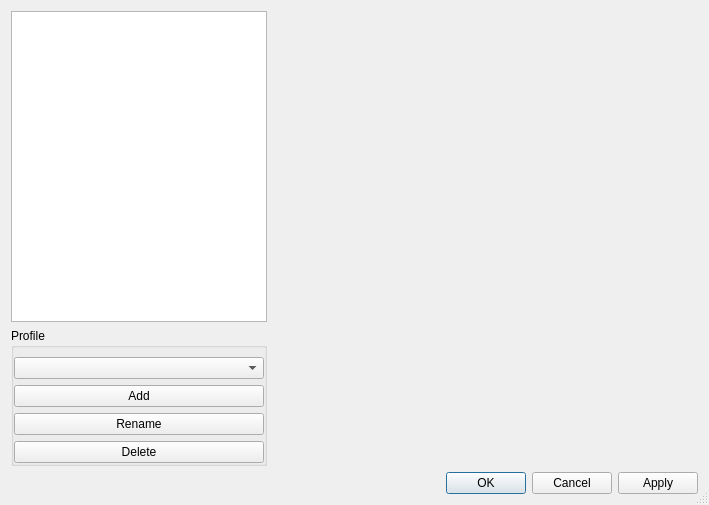
<?xml version="1.0" encoding="UTF-8"?>
<ui version="4.0">
 <class>ConfigDialog</class>
 <widget class="QDialog" name="ConfigDialog">
  <property name="geometry">
   <rect>
    <x>0</x>
    <y>0</y>
    <width>709</width>
    <height>505</height>
   </rect>
  </property>
  <property name="windowTitle">
   <string>Mumble Configuration</string>
  </property>
  <property name="sizeGripEnabled">
   <bool>true</bool>
  </property>
  <layout class="QGridLayout" name="gridLayout">
   <item row="0" column="0">
    <widget class="QListWidget" name="qlwIcons">
     <property name="sizePolicy">
      <sizepolicy hsizetype="Minimum" vsizetype="Expanding">
       <horstretch>0</horstretch>
       <verstretch>0</verstretch>
      </sizepolicy>
     </property>
     <property name="accessibleName">
      <string>Configuration categories</string>
     </property>
     <property name="iconSize">
      <size>
       <width>24</width>
       <height>24</height>
      </size>
     </property>
     <property name="resizeMode">
      <enum>QListView::ResizeMode::Adjust</enum>
     </property>
     <property name="layoutMode">
      <enum>QListView::LayoutMode::Batched</enum>
     </property>
     <property name="uniformItemSizes">
      <bool>true</bool>
     </property>
    </widget>
   </item>
   <item row="1" column="0">
    <widget class="QGroupBox" name="qgbProfiles">
     <property name="title">
      <string>Profile</string>
     </property>
     <layout class="QVBoxLayout" name="verticalLayout">
      <property name="leftMargin">
       <number>0</number>
      </property>
      <property name="topMargin">
       <number>9</number>
      </property>
      <property name="rightMargin">
       <number>0</number>
      </property>
      <property name="bottomMargin">
       <number>0</number>
      </property>
      <item>
       <widget class="QComboBox" name="qcbProfiles"/>
      </item>
      <item>
       <widget class="QPushButton" name="qpbProfileAdd">
        <property name="text">
         <string>Add</string>
        </property>
       </widget>
      </item>
      <item>
       <widget class="QPushButton" name="qpbProfileRename">
        <property name="text">
         <string>Rename</string>
        </property>
       </widget>
      </item>
      <item>
       <widget class="QPushButton" name="qpbProfileDelete">
        <property name="text">
         <string>Delete</string>
        </property>
       </widget>
      </item>
     </layout>
    </widget>
   </item>
   <item row="2" column="0" colspan="3">
    <layout class="QHBoxLayout" name="horizontalLayout">
     <item>
      <widget class="QDialogButtonBox" name="pageButtonBox">
       <property name="orientation">
        <enum>Qt::Orientation::Horizontal</enum>
       </property>
      </widget>
     </item>
     <item>
      <spacer name="horizontalSpacer">
       <property name="orientation">
        <enum>Qt::Orientation::Horizontal</enum>
       </property>
       <property name="sizeHint" stdset="0">
        <size>
         <width>40</width>
         <height>20</height>
        </size>
       </property>
      </spacer>
     </item>
     <item>
      <widget class="QDialogButtonBox" name="dialogButtonBox">
       <property name="orientation">
        <enum>Qt::Orientation::Horizontal</enum>
       </property>
       <property name="standardButtons">
        <set>QDialogButtonBox::StandardButton::Apply|QDialogButtonBox::StandardButton::Cancel|QDialogButtonBox::StandardButton::Ok</set>
       </property>
      </widget>
     </item>
    </layout>
   </item>
   <item row="0" column="2" rowspan="2">
    <widget class="QStackedWidget" name="qswPages">
     <property name="sizePolicy">
      <sizepolicy hsizetype="Expanding" vsizetype="Expanding">
       <horstretch>1</horstretch>
       <verstretch>0</verstretch>
      </sizepolicy>
     </property>
    </widget>
   </item>
  </layout>
 </widget>
 <resources>
  <include location="mumble.qrc"/>
 </resources>
 <connections>
  <connection>
   <sender>dialogButtonBox</sender>
   <signal>accepted()</signal>
   <receiver>ConfigDialog</receiver>
   <slot>accept()</slot>
   <hints>
    <hint type="sourcelabel">
     <x>167</x>
     <y>344</y>
    </hint>
    <hint type="destinationlabel">
     <x>191</x>
     <y>319</y>
    </hint>
   </hints>
  </connection>
  <connection>
   <sender>dialogButtonBox</sender>
   <signal>rejected()</signal>
   <receiver>ConfigDialog</receiver>
   <slot>reject()</slot>
   <hints>
    <hint type="sourcelabel">
     <x>260</x>
     <y>356</y>
    </hint>
    <hint type="destinationlabel">
     <x>284</x>
     <y>319</y>
    </hint>
   </hints>
  </connection>
 </connections>
</ui>
